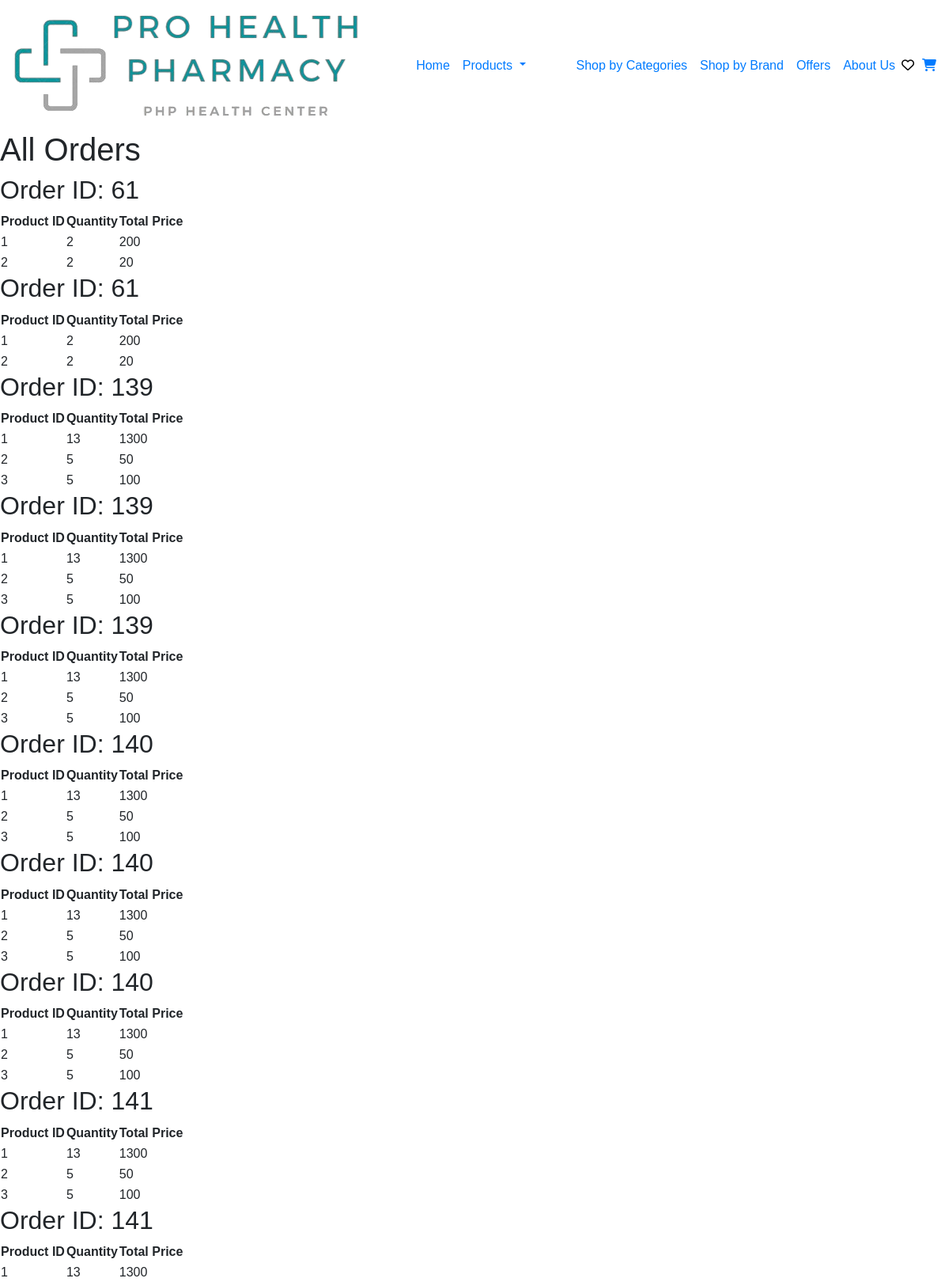
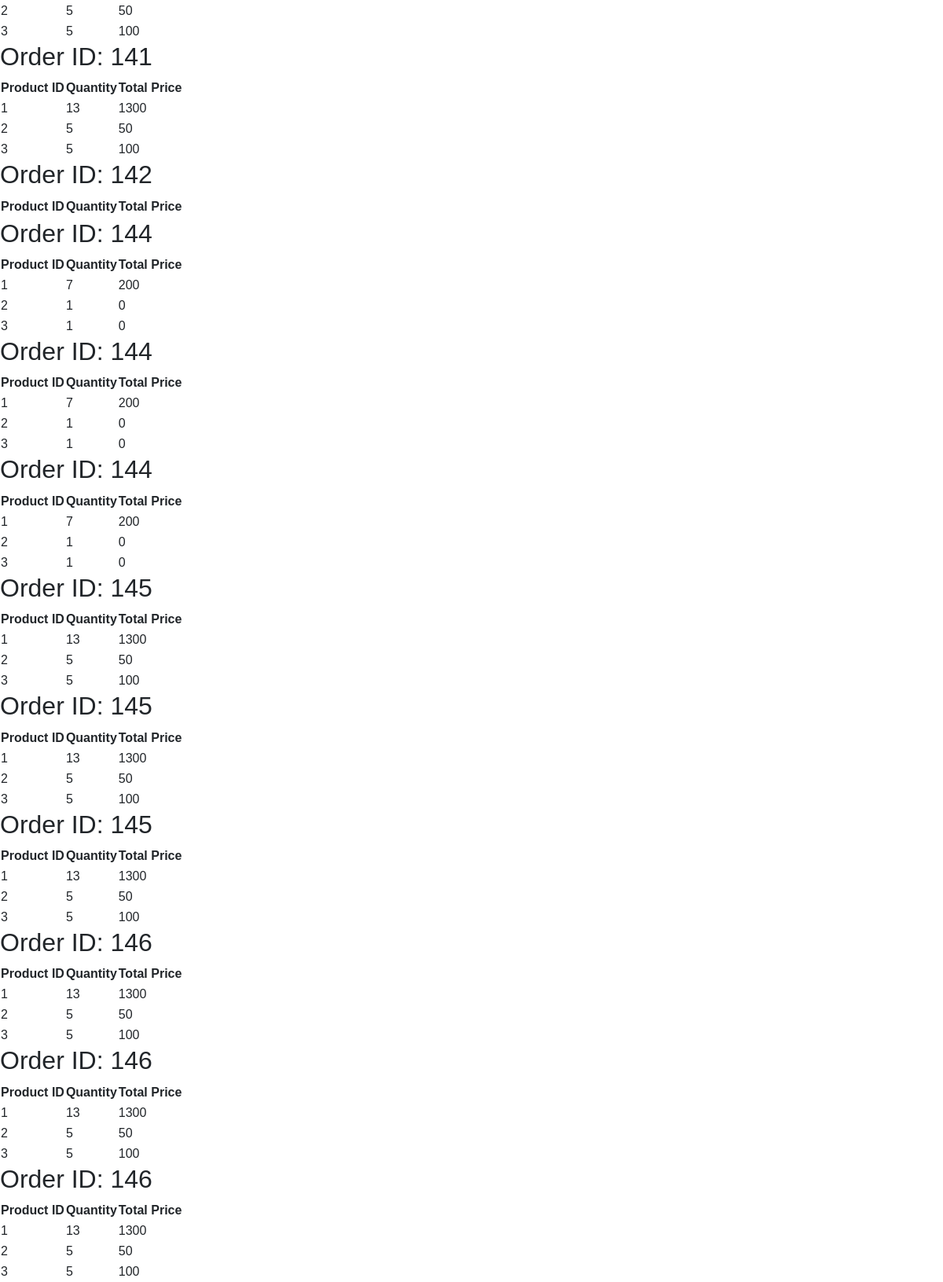
Page /ManageOrders/ViewOrder.php on the committed database (2 pictures, top to bottom).
### ManageOrders/ViewOrder.php (the view, shortened to what this page needs)
<?php
include '../header.php';
include '../Connection/init.php';
$stmt = $db->prepare("
    SELECT od.*, oi.ProductID, oi.Qty, oi.TotalPrice
    FROM `order data` od
    LEFT JOIN `ordered item` oi ON od.OrderID = oi.OrderID
");
$stmt->execute();
$orderData = $stmt->fetchAll(PDO::FETCH_ASSOC);
?>
<?php if (!empty($orderData)): ?>
  <h1>All Orders</h1>
  <?php foreach ($orderData as $order): ?>
    <h2>Order ID: <?php echo $order['OrderID']; ?></h2>
    <table>
      <thead>
        <tr>
          <th>Product ID</th>
          <th>Quantity</th>
          <th>Total Price</th>
        </tr>
      </thead>
      <tbody>
        <?php foreach ($orderData as $item): ?>
          <?php if ($item['OrderID'] == $order['OrderID']): ?>
            <tr>
              <td><?php echo $item['ProductID']; ?></td>
              <td><?php echo $item['Qty']; ?></td>
              <td><?php echo $item['TotalPrice']; ?></td>
            </tr>
          <?php endif; ?>
        <?php endforeach; ?>
      </tbody>
    </table>
  <?php endforeach; ?>
<?php else: ?>
  <p>No order data found.</p>
<?php endif; ?>
<!DOCTYPE html>
<html lang="en">
<head>
</head>
<body>
</body>
</html>

### css/main.css (style rules this page uses)
* { box-sizing: border-box; }

### ManageOrders/ViewOrder.php (style rules this page uses)
html { height: 100%; }
body { font-family: arial; background-image: url('../images/order.gif'); background-repeat: no-repeat; background-size: cover; margin: 0 auto; }

### rows in the picture
ordered item: OrderID.OrderID "61", ProductID "1", Qty "2", TotalPrice "200"
ordered item: ProductID "2", Qty "2", TotalPrice "20", OrderID.OrderID "61"
ordered item: OrderID.OrderID "139", ProductID "1", Qty "13", TotalPrice "1300"
ordered item: ProductID "2", Qty "5", TotalPrice "50", OrderID.OrderID "139"
ordered item: ProductID "3", Qty "5", TotalPrice "100", OrderID.OrderID "139"
ordered item: OrderID.OrderID "140", ProductID "1", Qty "13", TotalPrice "1300"
ordered item: ProductID "2", Qty "5", TotalPrice "50", OrderID.OrderID "140"
ordered item: ProductID "3", Qty "5", TotalPrice "100", OrderID.OrderID "140"
ordered item: OrderID.OrderID "141", ProductID "1", Qty "13", TotalPrice "1300"
ordered item: ProductID "2", Qty "5", TotalPrice "50", OrderID.OrderID "141"
ordered item: ProductID "3", Qty "5", TotalPrice "100", OrderID.OrderID "141"
order data: OrderID "142"
ordered item: OrderID.OrderID "144", ProductID "1", Qty "7", TotalPrice "200"
ordered item: ProductID "2", Qty "1", TotalPrice "0", OrderID.OrderID "144"
ordered item: ProductID "3", Qty "1", TotalPrice "0", OrderID.OrderID "144"
ordered item: OrderID.OrderID "145", ProductID "1", Qty "13", TotalPrice "1300"
ordered item: ProductID "2", Qty "5", TotalPrice "50", OrderID.OrderID "145"
ordered item: ProductID "3", Qty "5", TotalPrice "100", OrderID.OrderID "145"
ordered item: OrderID.OrderID "146", ProductID "1", Qty "13", TotalPrice "1300"
ordered item: ProductID "2", Qty "5", TotalPrice "50", OrderID.OrderID "146"
ordered item: ProductID "3", Qty "5", TotalPrice "100", OrderID.OrderID "146"
